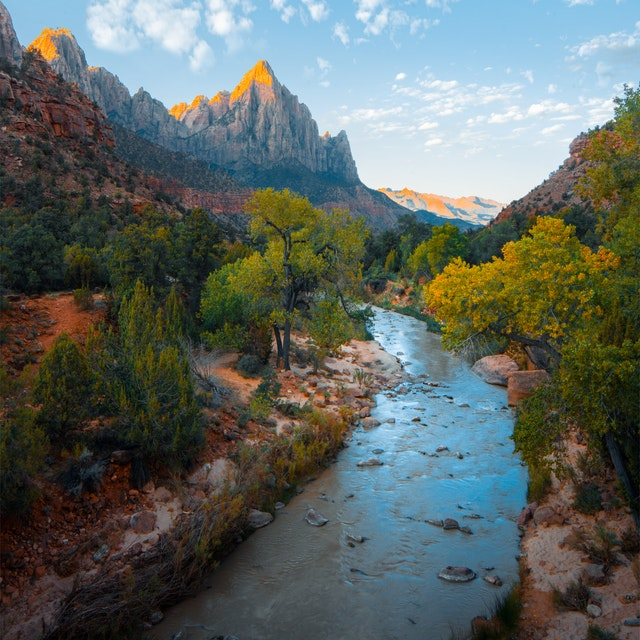
#> input picture ConcatenateImages/images/1.jpg, 640 x 640 px
$ jupyter execute 'Concatenate Images.ipynb'   (shell and % lines are left out)
#> lines starting #> are read from the running program, lines starting #| are printed output that depends on the picture
## Concatenating Images Horizontally and Vertically using OpenCV

[cell 1]
#Importing opencv and matplotlib
import cv2
import numpy as np
from matplotlib import pyplot as plt
import matplotlib.image as mpimg

#### Let us, start with loading the images. Some sample images are present in 'images' folder.
Here we are using cv2.imread() but remember that cv2 uses BGR color format while matplot lib uses RGB color format while reading the images. So, we need to convert color of images from BGR to RGB using cvtColor while displaying.

[cell 2]
img1 = cv2.imread('images/1.jpg')
#> img1 is the input picture: shape (640, 640, 3); mean B, G, R 96.5, 101.7, 93.5
img2 = cv2.imread('images/2.jpg')
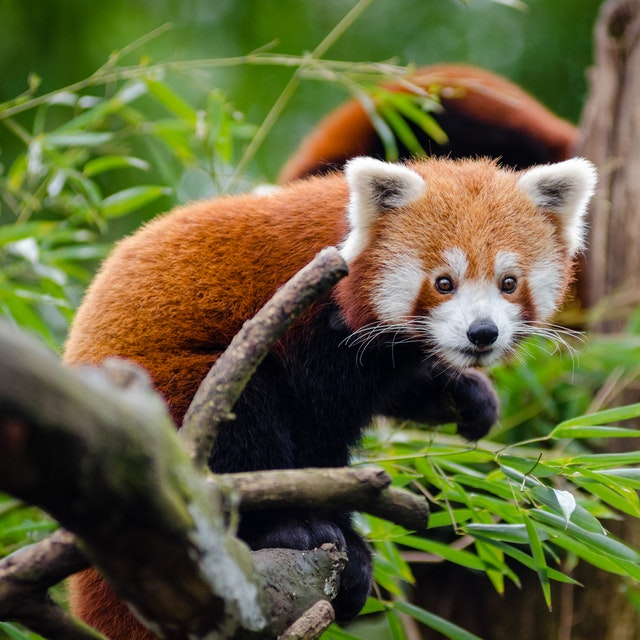
#> input picture ConcatenateImages/images/2.jpg, 640 x 640 px
#> img2 is the input picture: shape (640, 640, 3); mean B, G, R 59.9, 99.1, 100.2
img3 = cv2.imread('images/3.jpg')
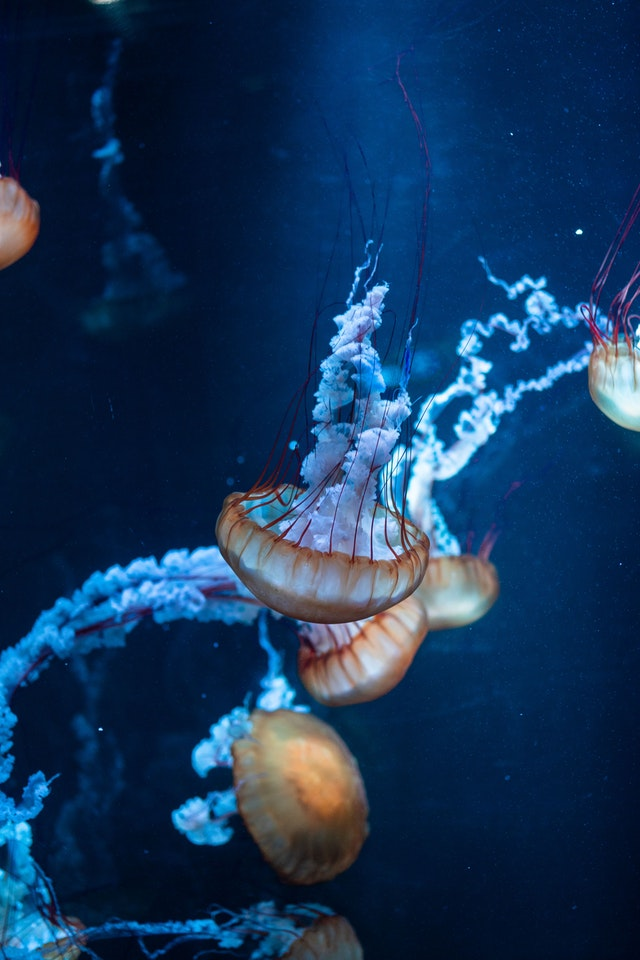
#> input picture ConcatenateImages/images/3.jpg, 640 x 960 px
#> img3 is the input picture: shape (960, 640, 3); mean B, G, R 89, 52.9, 21
img4 = cv2.imread('images/4.jpg')
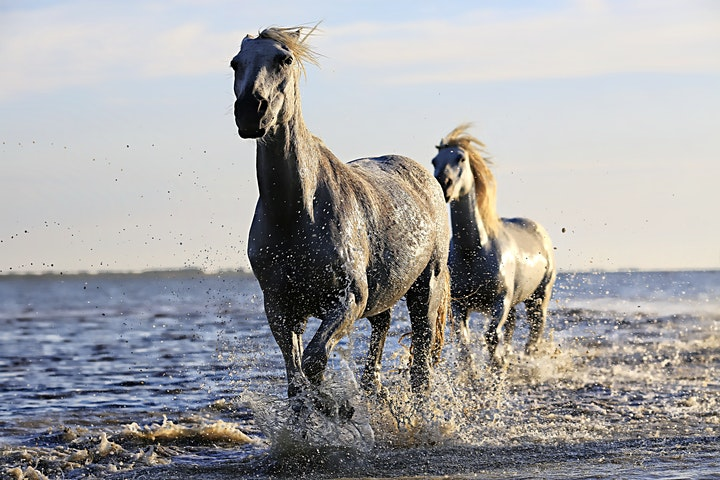
#> input picture ConcatenateImages/images/4.jpg, 720 x 480 px
#> img4 is the input picture: shape (480, 720, 3); mean B, G, R 164.1, 163.2, 163.8

[cell 3]
#Function for displaying the images using pyplot of matplotlib
def display_image(image):
    h,w,c = image.shape
    h=h/150
    w=w/150
    plt.figure(figsize=(w,h))
    plt.axis('off')
    plt.imshow(cv2.cvtColor(image, cv2.COLOR_BGR2RGB))
    plt.show()

[cell 4]
display_image(img1)
display_image(img2)

### 1. Simple method for images with equal size

#### a) For vertically concatenation of images cv2, has function named vconcat. We pass a list of images and it will give us vertically concatinated image.

[cell 5]
v_conc_img = cv2.vconcat([img1, img2])
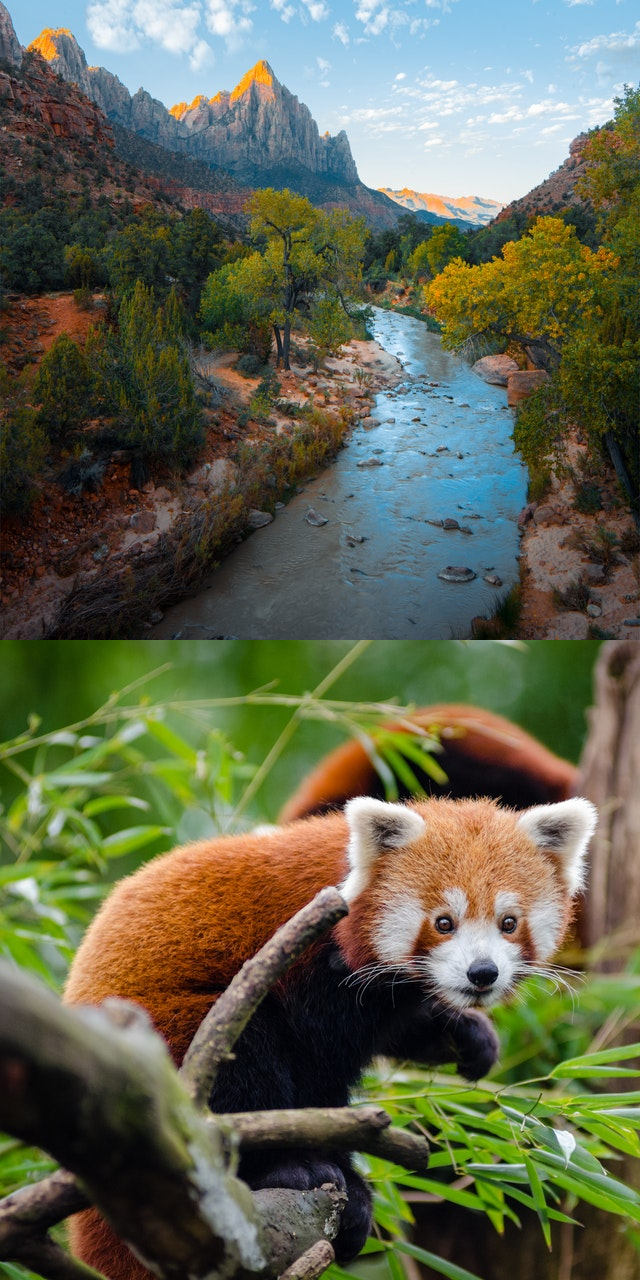
#> v_conc_img: shape (1280, 640, 3); mean B, G, R 78.2, 100.4, 96.9

[cell 6]
display_image(v_conc_img)

#### b) For horizontal concatenation of images, cv2 has a function named hconcat. Similarly, we pass a list of images and it will give us horizontally concatinated image.

[cell 7]
h_conc_img = cv2.hconcat([img1, img2])
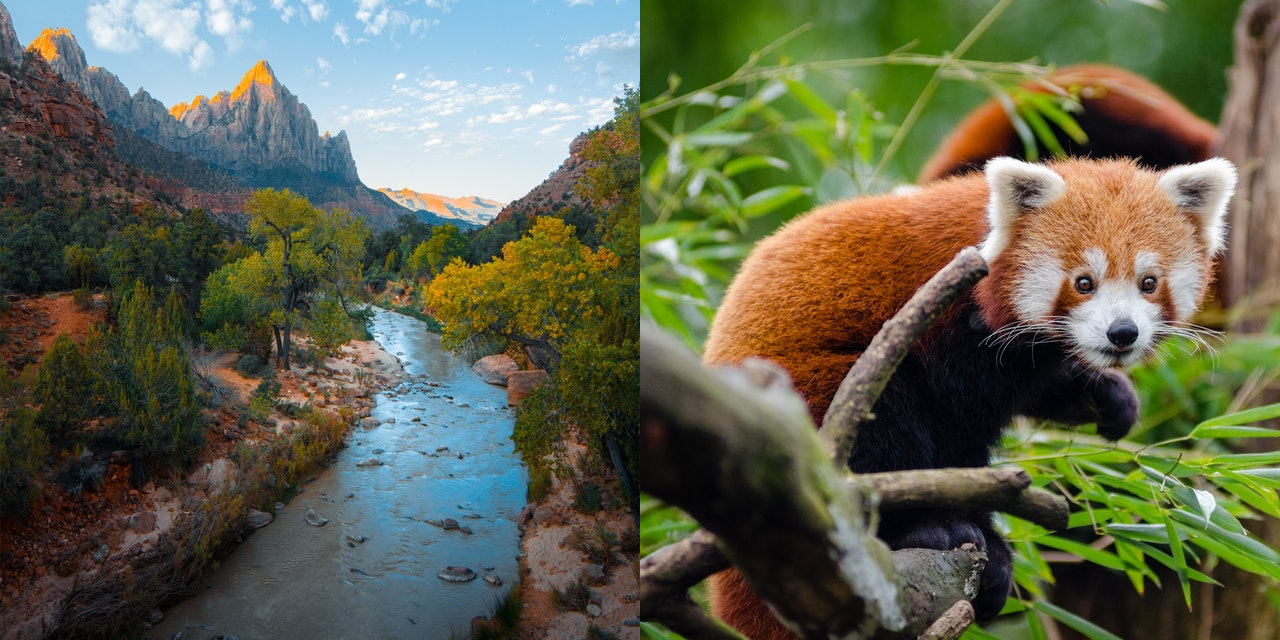
#> h_conc_img: shape (640, 1280, 3); mean B, G, R 78.2, 100.4, 96.9

[cell 8]
display_image(h_conc_img)

###  2. How to deal with images of different sizes

#### a) While merging images vertically we need same width of all images. For achiveing this, we can simply find the image with minimum width and resize all images accordingly. Then we can use vconcat to merge them.

[cell 9]
# Function for vertically concatinating images of different sizes
def v_concate_images(images):
    min_width = min([img.shape[1] for img in images])
    resized_images = []
    for img in images:
        # To maintain the aspect ratio
        # We are resizing image with (min_width,height_img*min_width/width_img)
        resized_img = cv2.resize(img,(min_width,int(img.shape[0]*min_width/img.shape[1])))
        resized_images.append(resized_img)

    v_conc_img = cv2.vconcat(resized_images)
    return v_conc_img

[cell 10]
display_image(img1)
display_image(img3)
display_image(img4)

[cell 11]
images = [img1,img3,img4]
v_conc_img = v_concate_images(images)
#> in v_concate_images, `min_width = min([img.shape[1] for img in images])`: min_width = 640
#> the loop in v_concate_images, `for img in images:` made 3 passes
#> pass 3, in v_concate_images, `resized_img = cv2.resize(img,(min_width,int(img.shape[0]*min_width/img..`:
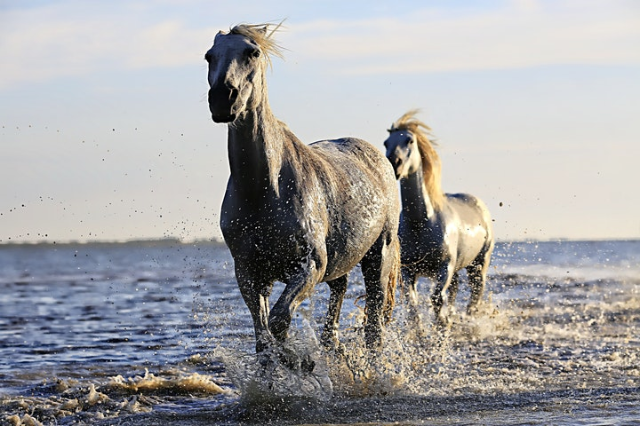
#> resized_img: shape (426, 640, 3); mean B, G, R 164, 163.1, 163.8
#> after the loop in v_concate_images, `for img in images:`: resized_images = 3 items
#> in v_concate_images, `v_conc_img = cv2.vconcat(resized_images)`:
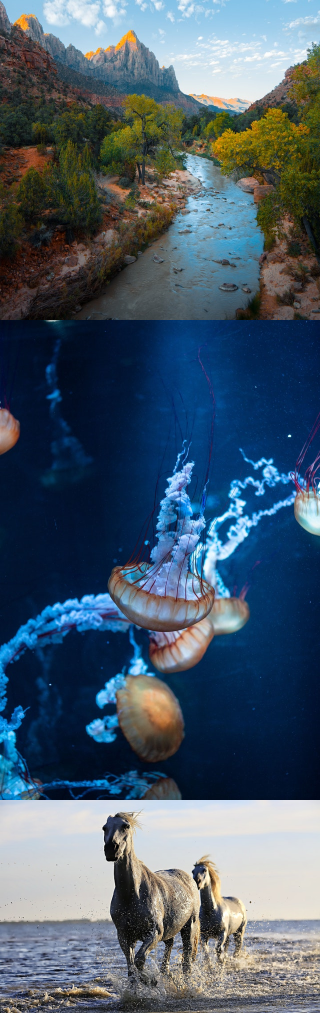
#> v_conc_img: shape (2026, 640, 3) (shown at 1/2 size); mean of channels 0, 1, 2 107.1, 91.5, 73.9; drawn as B, G, R
display_image(v_conc_img)

#### b) Similarly, while merging images horizontally, we need same height of all images. For achiveing this, we can simply find the image with minimum height and resize all images accordingly. Then we can use hconcat to merge them.

[cell 12]
# function for horizontally concatinating images of different sizes
def h_concate_images(images):
    min_height = min([img.shape[0] for img in images])
    resized_images = []
    for img in images:
        # To maintain the aspect ratio
        # We are resizing image with (width_img*min_height/height_img,min_height)
        resized_img = cv2.resize(img,(int(img.shape[1]*min_height/img.shape[0]),min_height))
        resized_images.append(resized_img)
    h_conc_img = cv2.hconcat(resized_images)
    return h_conc_img

[cell 13]
h_conc_img = h_concate_images(images)
#> in h_concate_images, `min_height = min([img.shape[0] for img in images])`: min_height = 480
#> the loop in h_concate_images, `for img in images:` made 3 passes
#> after the loop in h_concate_images, `for img in images:`: resized_images = 3 items
#> in h_concate_images, `h_conc_img = cv2.hconcat(resized_images)`:
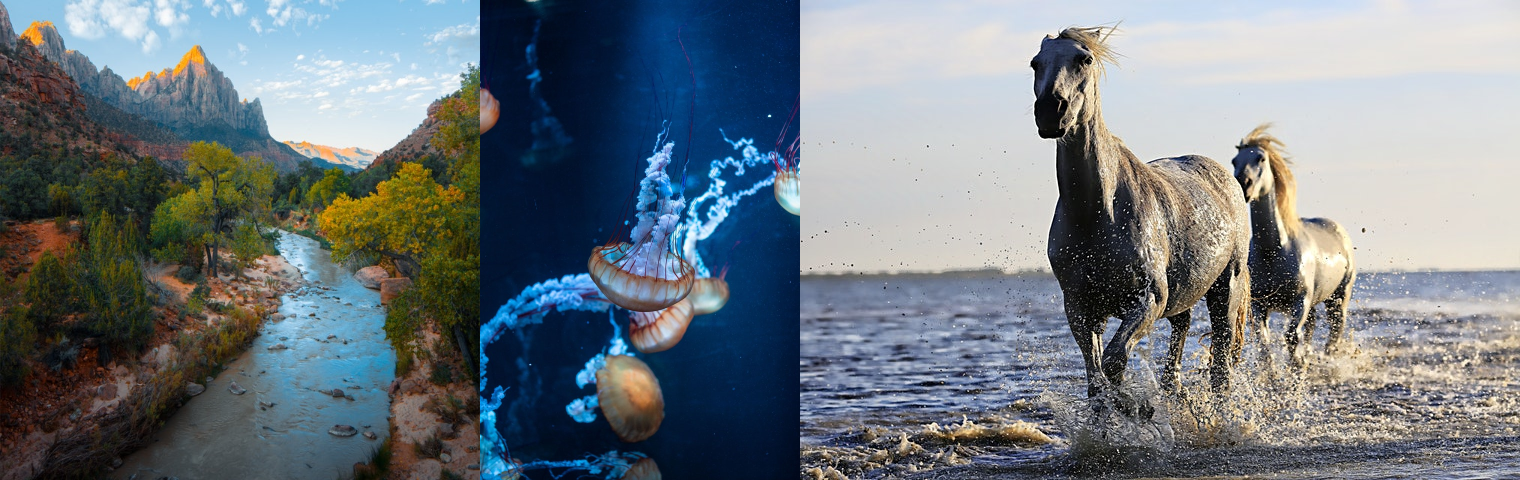
#> h_conc_img: shape (480, 1520, 3); mean of channels 0, 1, 2 126.9, 120.6, 111.6; drawn as B, G, R
display_image(h_conc_img)
